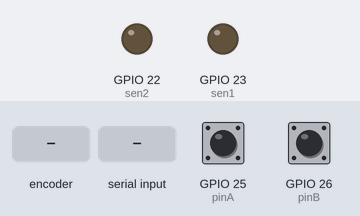
Simulated run of this sketch. Board: ESP32. Parts: output pins drawn as LEDs (lit = HIGH). The inputs (shaded band) are chosen by the test bench; at power-on: GPIO 25 (pinA) HIGH, GPIO 26 (pinB) HIGH. What the sketch prints to the serial monitor is not drawn.

Above: at 1.2 s.
1.3 s: rotary encoder on GPIO 25 (pinA) / GPIO 26 (pinB) turned 1 step (first pin leading)
At 2.1 s:
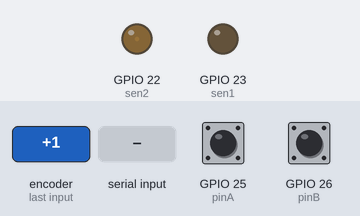
4.5 s: "5\n" received over Serial
At 4.59 s:
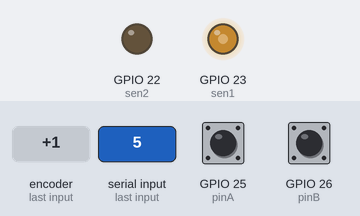
7.5 s: "90,45\n" received over Serial
At 8.0 s:
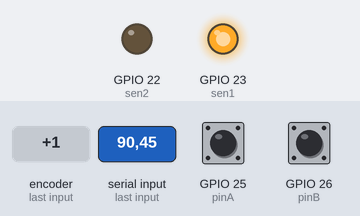
Timing chart, 0 to 10.5 s (numbered marks = the images above; inputs shaded):
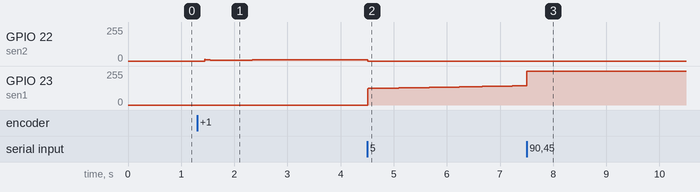

The sketch:

RTOS_13_PID_motor_pos.ino
```cpp
#if CONFIG_FREERTOS_UNICORE
static const BaseType_t app_cpu = 0;
#else
static const BaseType_t app_cpu = 1;
#endif

// -------------------- CONFIGURACIONES --------------------
#define dt_us 2000
float dt = dt_us * 0.000001f;

// Encoder
volatile long Np = 0;
const float R = 0.1428;

// Pines
const int pinA = 25;
const int pinB = 26;
const int sen1 = 23;
const int sen2 = 22;


// PID
float kp = 1.25, kd = 0.25, ki = 0.07;
float e = 0, de = 0, inte = 0;
float th = 0, thp = 0;
float dth_f = 0;
float alpha = 0.05;

float th_des = 0;     // Consigna recibida por serial

// Control
float u = 0, usat = 0, PWM = 0;

// RTOS
SemaphoreHandle_t semEncoder;
TaskHandle_t taskControlHandle;

// ---------------------------------------------------------


// ===================== ISR ENCODER ======================
void IRAM_ATTR isrA() {
  BaseType_t hp = pdFALSE;

  if (digitalRead(pinB) == LOW) Np++;
  else Np--;

  xSemaphoreGiveFromISR(semEncoder, &hp);
  if (hp) portYIELD_FROM_ISR();
}

void IRAM_ATTR isrB() {
  BaseType_t hp = pdFALSE;

  if (digitalRead(pinA) == HIGH) Np++;
  else Np--;

  xSemaphoreGiveFromISR(semEncoder, &hp);
  if (hp) portYIELD_FROM_ISR();
}
// ========================================================


// ===================== TAREA CONTROL =====================
void taskControl(void *pv) {

  TickType_t xLastWakeTime = xTaskGetTickCount();
  const TickType_t period = pdMS_TO_TICKS(dt_us / 1000.0);

  while (1) {

    // ----- Leer encoder -----
    if (xSemaphoreTake(semEncoder, 0) == pdTRUE) {
      // Nada adicional, Np ya se actualiza en ISR
    }

    // ----- Cálculo de posición -----
    th = R * Np;

    // Derivada discreta
    float dth_d = (th - thp) / dt;

    // Filtro
    dth_f = alpha * dth_d + (1 - alpha) * dth_f;

    // ----- PID -----
    e = th_des - th;
    de = -dth_f;
    inte += e * dt;

    u = kp * e + kd * de + ki * inte;
    usat = constrain(u, -12, 12);

    PWM = usat * 21.25;   // Ajuste a 0–255

    // ----- Enviar PWM -----
    if (PWM >= 0) {
      analogWrite(sen1, PWM);
      analogWrite(sen2, 0);
    } else {
      analogWrite(sen1, 0);
      analogWrite(sen2, -PWM);
    }

    thp = th;

    // ----- Debug serial -----
    Serial.print(th);
    Serial.print(",");
    Serial.println(PWM);

    // Esperar siguiente periodo
    vTaskDelayUntil(&xLastWakeTime, period);
  }
}
// ========================================================


// ===================== TAREA SERIAL =====================
void taskSerial(void *pv) {
  String dato;
  while (1) {
    if (Serial.available()) {
      dato = Serial.readStringUntil('\n');
      th_des = dato.toFloat();
    }
    vTaskDelay(pdMS_TO_TICKS(10));
  }
}
// ========================================================


// ======================== SETUP ==========================
void setup() {
  Serial.begin(115200);

  // Salidas
  pinMode(sen1, OUTPUT);
  pinMode(sen2, OUTPUT);

  // Encoder
  pinMode(pinA, INPUT_PULLUP);
  pinMode(pinB, INPUT_PULLUP);

  // Semáforo tipo counting (1 pulso por interrupción)
  semEncoder = xSemaphoreCreateCounting(10000, 0);

  // Interrupciones
  attachInterrupt(pinA, isrA, RISING);
  attachInterrupt(pinB, isrB, RISING);

  // Tareas
  xTaskCreatePinnedToCore(taskControl, "Control", 4096, NULL, 2, &taskControlHandle, app_cpu);
  xTaskCreatePinnedToCore(taskSerial,  "Serial",  4096, NULL, 1, NULL, app_cpu);
}

void loop() {
  // No se usa
}
```

Measured:
- after the input at 1.3 s, GPIO 22 (sen2): 0/255 → 7/255 after 0.14 s, → 8/255 0.89 s later
- after the input at 4.5 s, GPIO 23 (sen1): moves from 0/255 to 144/255 over 2.9 s, starting at once
